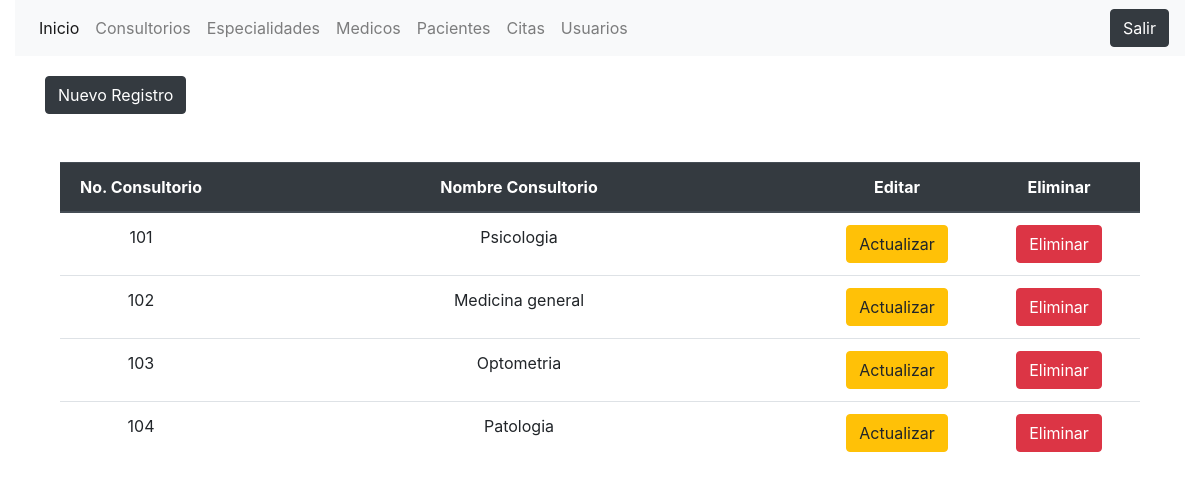
The app's page /controller/controladorconsultorio.php (signed in) with its own data.
### tables this page shows
CREATE TABLE `consultorios` (
  `numeroC` int(11) NOT NULL,
  `nombreC` varchar(100) NOT NULL
);

### controller/controladorconsultorio.php (called while the page is built, shortened)
<?php
require_once '../config/conexion.php';
require_once '../model/consultorio.php';
require_once '../view/fConsultorio.php';

### config/conexion.php (called while the page is built, shortened)
<?php
class Conectar{
    function __construct(){
        $this->_bd=new mysqli(server, user, pass, bd);
    }
}

### model/consultorio.php (called while the page is built, shortened)
<?php
require_once "../config/conexion.php";
class Consultorio extends Conectar{
    public function listarConsultorios(){
        $Sql1= "SELECT * FROM consultorios ORDER BY numeroC";
        $Resul=$this->_bd->query($Sql1);
        if ($Resul->num_rows > 0) {
           while ($row=$Resul->fetch_assoc()) {
            $Resultset[]=$row;
           }
        }  return $Resultset;
    }
}

### view/fConsultorio.php (the view, shortened to what this page needs)
<?php
require_once '../controller/controladorconsultorio.php';
require_once '../view/header.php';
?>
<!DOCTYPE html>
<html lang="es">
<head>
  <link rel="stylesheet" href="https://cdn.jsdelivr.net/npm/bootstrap@4.6.1/dist/css/bootstrap.min.css">
</head>
<body>
<div class="container">
    <div class="row">
        <div class="col-md-12 ">
            <div class="modal-format" >
                <button type="button" class="btn btn-dark" data-toggle="modal" data-target="#registroC">Nuevo Registro</button>
            </div>
        </div>
    </div>
</div>
<div class="container">
    <div class="row">
        <div class="col-md-12">
    <div class="content" style="text-align:center;">
        <div class="justify-content-center">
            <div class="col-auto mt-5">
                <table class="table">
                    <thead class="thead-dark center">
                        <tr>
                            <th width="15%">No. Consultorio</th>
                            <th width="55%">Nombre Consultorio</th>
                            <th width="15%">Editar</th>
                            <th width="15%">Eliminar</th>
                        </tr>
                        </thead>
                    <?php
                        $Objeto = new Consultorio();
                        $Datos = $Objeto->listarConsultorios();
                        foreach($Datos as $key){
                    ?>
                        <tr>
                            <td><?php echo $key["numeroC"] ?></td>
                            <td><?php echo $key["nombreC"] ?></td>
                            <td><a href="../view/factualizarC.php?id=<?php echo $key['numeroC']?>" class="btn btn-warning">Actualizar</a></td>
                            <td><a href="../controller/eliminarconsultorio.php?id=<?php echo $key['numeroC'] ?>" class="btn btn-danger">Eliminar</a></td>
                        </tr>
                    <?php } ?>
                </table>
            </div>
        </div>
    </div>
        </div>
    </div>
</div>
<?php require_once '../view/footer.php' ?>

### view/css/style.css (style rules this page uses)
.modal-format { padding-top: 20px; }

### records on screen
consultorios: numeroC "101", nombreC "Psicologia"
consultorios: numeroC "102", nombreC "Medicina general"
consultorios: numeroC "103", nombreC "Optometria"
consultorios: numeroC "104", nombreC "Patologia"
